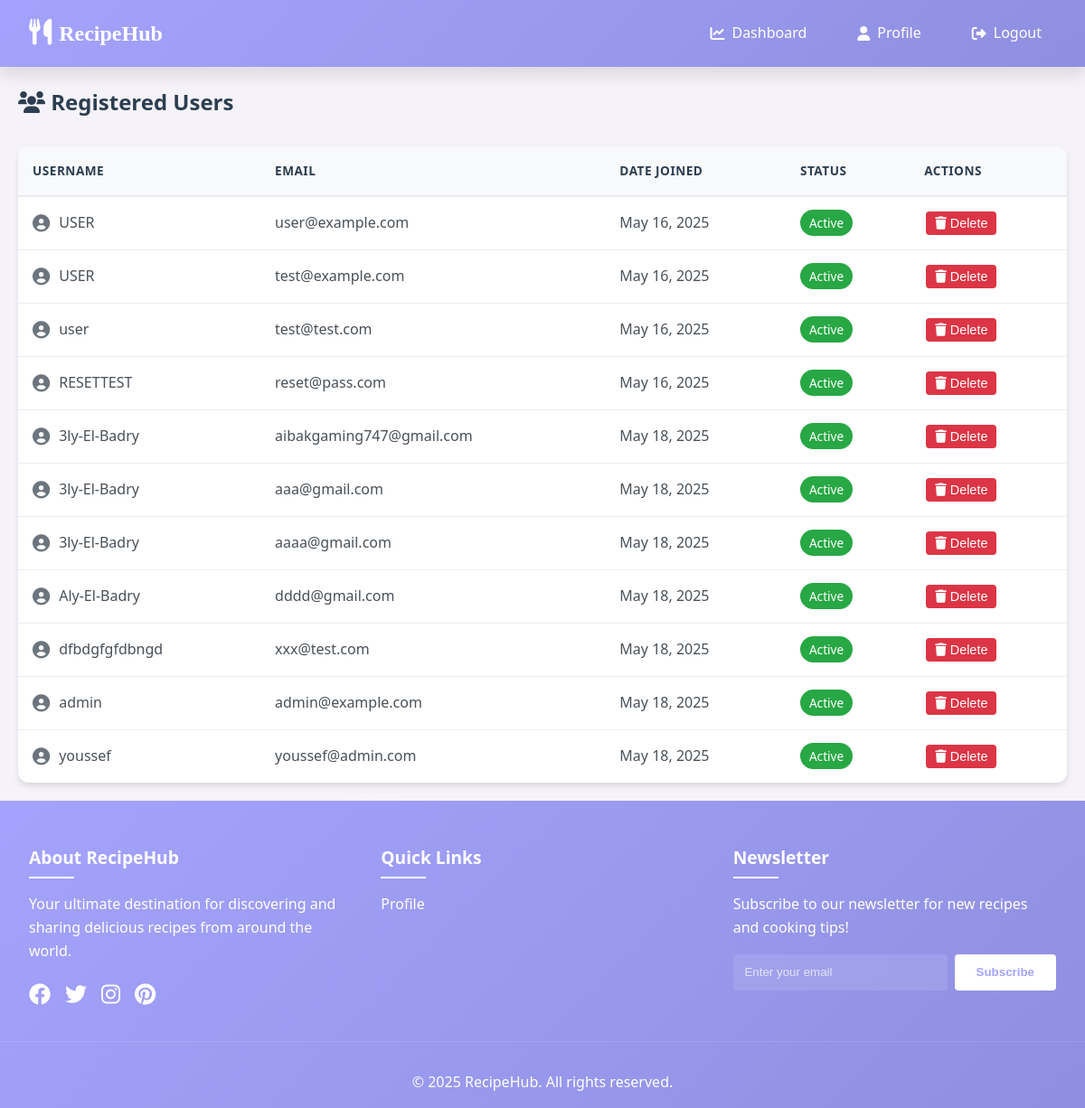
Page /users/ (signed in) on the earlier database version.
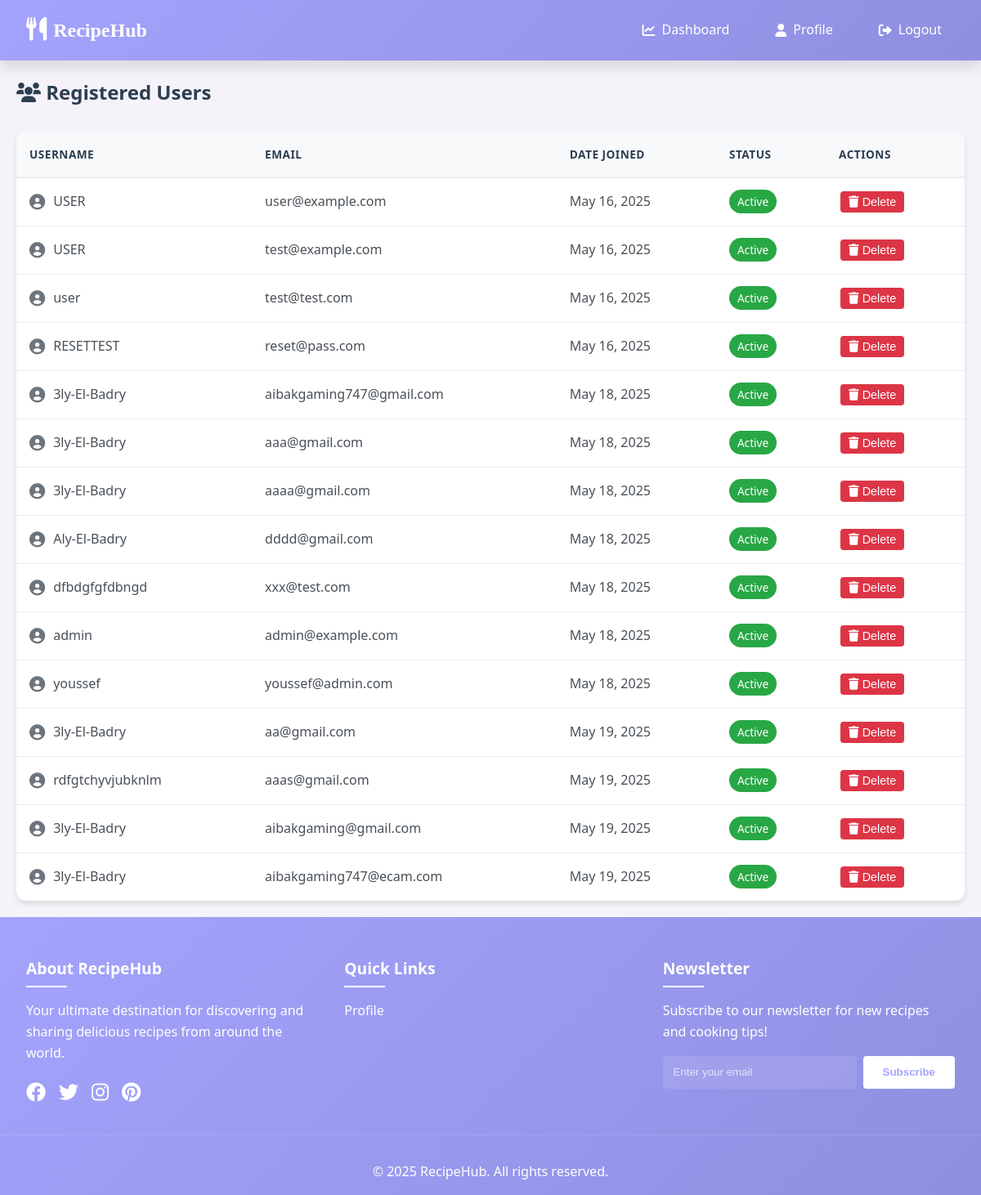
Same page on the later database version.
### authorization/models.py (models this page shows, shortened)
class User(AbstractUser):
    ACCOUNT_TYPE_CHOICES = [
        (0, 'User'),
        (-1, 'Admin'),
        (1, 'Admin'),
    ]
    first_name = models.CharField(max_length=20, blank=False)
    last_name = models.CharField(max_length=20, blank=False)
    username = models.CharField(max_length=22, blank=False, validators=[RegexValidator(regex=r'^[\w.@+-]+$', message="Username must be alphanumeric or contain @/./+/-/_.",),])
    email = models.EmailField(unique=True, max_length=254, blank=False)
    password = models.CharField(max_length=128, blank=False)
    birthDate = models.DateField(blank=False)
    account_type = models.IntegerField(choices=ACCOUNT_TYPE_CHOICES, blank=False, default=0)
    profile_image_url = models.URLField(max_length=500, blank=True, null=True)
    USERNAME_FIELD = 'email'
    REQUIRED_FIELDS = ['username']

### Interface/views.py (the view)
# urls.py: path('users/', views.users, name="users"),
def users(request):
    if request.user.is_authenticated:
        if request.user.account_type == 1:
            users = User.objects.all()
            return render(request, "admin/users.html",{"users" : users} )
        else:
            return render(request, "user/dashboard.html")
    else:
        return redirect('login')

### templates/admin/users.html (shortened to what this page needs)
{% extends 'base.html' %}
{% load static %}
{% block extra_css %}
<link rel="stylesheet" href="{% static 'admin_dashboard/css/users.css' %}">
<link rel="stylesheet" href="{% static 'components/css/navbar.css' %}">
{% endblock %}
{% block content %}
<div class="users-container">
    <div class="users-header">
        <h2><i class="fas fa-users"></i> Registered Users</h2>
    </div>
    <div class="activityCard">
        <table class="users-table">
            <thead>
                <tr>
                    <th>Username</th>
                    <th>Email</th>
                    <th>Date Joined</th>
                    <th>Status</th>
                    <th>Actions</th>
                </tr>
            </thead>
            <tbody>
                {% for user in users %}
                <tr>
                    <td>
                        <div style="display: flex; align-items: center; gap: 10px;">
                            <i class="fas fa-user-circle" style="font-size: 1.2em; color: #6c757d;"></i>
                            {{ user.username }}
                        </div>
                    </td>
                    <td>{{ user.email }}</td>
                    <td>{{ user.date_joined|date:"M d, Y" }}</td>
                    <td>
                        {% if user.account_type == 1 or user.account_type == 0 %}
                            <span class="status-badge status-active">Active</span>
                        {% else %}
                            <span class="status-badge status-pending">Pending</span>
                        {% endif %}
                    </td>
                    <td>
                        {% if user.account_type == 1 or user.account_type == 0 %}
                            <form method="POST" action="{% url 'delete_user' user.id %}" style="display: inline;">
                                <button type="submit" class="btn btn-danger" onclick="return confirm('Are you sure you want to delete this user?')">
                                    <i class="fas fa-trash"></i> Delete
                                </button>
                            </form>
                        {% endif %}
                    </td>
                </tr>
                {% endfor %}
            </tbody>
        </table>
    </div>
</div>
{% endblock %}

### templates/base.html (shortened to what this page needs)
<!DOCTYPE html>
{% load static %}
<html lang="en">
<head>
    <link rel="stylesheet" href="https://cdnjs.cloudflare.com/ajax/libs/font-awesome/6.0.0/css/all.min.css">
    <link rel="stylesheet" href="{% static 'css/base.css' %}">
    {% block extra_css %}{% endblock %}
</head>
<body>
    <nav class="navbar">
        <div class="nav-container">
            <a class="navbar-brand" href="{% url 'home' %}">
                <i class="fas fa-utensils"></i>
                <p style="font-family: 'Brush Script MT', 'Brush Script Std', cursive;">RecipeHub</p>
            </a>
            <div class="nav-menu">
                {% if user.is_authenticated %}
                    {% if user.account_type == 1 %}
                        <a href="{% url 'dashboard' %}" class="nav-link"><i class="fas fa-chart-line"></i> Dashboard</a>
                    {% endif %}
                    <a href="{% url 'profile' %}" class="nav-link"><i class="fas fa-user"></i> Profile</a>
                    <a href="{% url 'logout' %}" class="nav-link"><i class="fas fa-sign-out-alt"></i> Logout</a>
                {% else %}
                    <a href="{% url 'login' %}" class="nav-link"><i class="fas fa-sign-in-alt"></i> Login</a>
                    <a href="{% url 'signup' %}" class="nav-link"><i class="fas fa-user-plus"></i> Register</a>
                {% endif %}
            </div>
        </div>
    </nav>
    <main>
        {% block content %}{% endblock %}
    </main>
    <footer class="footer">
        <div class="footer-content">
            <div class="footer-section">
                <h5>About RecipeHub</h5>
                <p>Your ultimate destination for discovering and sharing delicious recipes from around the world.</p>
                <div class="social-links">
                    <a href="#"><i class="fab fa-facebook"></i></a>
                    <a href="#"><i class="fab fa-twitter"></i></a>
                    <a href="#"><i class="fab fa-instagram"></i></a>
                    <a href="#"><i class="fab fa-pinterest"></i></a>
                </div>
            </div>
            <div class="footer-section">
                <h5>Quick Links</h5>
                <ul class="footer-links">
                    {% if user.is_authenticated %}
                        <li><a href="{% url 'profile' %}">Profile</a></li>
                    {% else %}
                        <li><a href="{% url 'login' %}">Login</a></li>
                    {% endif %}
                </ul>
            </div>
            <div class="footer-section">
                <h5>Newsletter</h5>
                <p>Subscribe to our newsletter for new recipes and cooking tips!</p>
                <div class="newsletter-form">
                    <input type="email" placeholder="Enter your email">
                    <button class="btn-primary">Subscribe</button>
                </div>
            </div>
        </div>
        <div class="footer-bottom">
            <p>&copy; {% now "Y" %} RecipeHub. All rights reserved.</p>
        </div>
    </footer>
</body>
</html>

### static/css/base.css (style rules this page uses)
:root { --primary-color: #a3a3fd; --secondary-color: #f5f2f9; --accent-color: #8f8fe0; --text-dark: #2d3436; --text-light: #636e72; --white: #ffffff; --shadow-sm: 0 2px 4px rgba(0,0,0,0.1); --shadow-md: 0 4px 6px rgba(0,0,0,0.1); --shadow-lg: 0 10px 15px rgba(0,0,0,0.1); --transition-fast: 0.2s ease; --transition-normal: 0.3s ease; --transition-slow: 0.5s ease; --gradient-primary: linear-gradient(135deg, #a3a3fd 0%, #8f8fe0 100%); --gradient-secondary: linear-gradient(135deg, #f5f2f9 0%, #e6e3f0 100%); --gradient-accent: linear-gradient(135deg, #8f8fe0 0%, #7a7ac7 100%); }
* { margin: 0; padding: 0; box-sizing: border-box; }
body { font-family: 'Segoe UI', Tahoma, Geneva, Verdana, sans-serif; background-color: var(--secondary-color); min-height: 100vh; display: flex; flex-direction: column; color: var(--text-dark); line-height: 1.6; }
.navbar { background: var(--gradient-primary); padding: 1rem; box-shadow: var(--shadow-lg); position: sticky; top: 0; width: 100%; z-index: 1000; }
.nav-container { width: 100%; margin: 0 auto; display: flex; justify-content: space-between; align-items: center; padding: 0 3rem; }
.navbar-brand { color: var(--white); font-size: 1.5rem; font-weight: bold; text-decoration: none; display: flex; align-items: center; gap: 0.5rem; transition: var(--transition-fast); flex:5; }
.navbar-brand i { font-size: 1.8rem; }
.nav-menu { display: flex; gap: 1.5rem; align-items: center; flex:1; }
.nav-link { color: var(--white); text-decoration: none; padding: 0.5rem 1rem; border-radius: 4px; transition: var(--transition-fast); display: flex; align-items: center; gap: 0.5rem; }
.footer { background: var(--gradient-primary); color: var(--white); padding: 3rem 0 1rem; margin-top: auto; }
.footer-content { max-width: 1200px; margin: 0 auto; display: grid; grid-template-columns: repeat(auto-fit, minmax(250px, 1fr)); gap: 2rem; padding: 0 2rem; }
.footer-section h5 { font-size: 1.2rem; margin-bottom: 1rem; position: relative; padding-bottom: 0.5rem; }
.footer-section h5::after { content: ''; position: absolute; left: 0; bottom: 0; width: 50px; height: 2px; background-color: var(--white); }
.footer-links { list-style: none; }
.footer-links li { margin-bottom: 0.5rem; }
.footer-links a { color: var(--white); text-decoration: none; transition: var(--transition-fast); }
.social-links { display: flex; gap: 1rem; margin-top: 1rem; }
.social-links a { color: var(--white); font-size: 1.5rem; transition: var(--transition-fast); }
.newsletter-form { display: flex; gap: 0.5rem; margin-top: 1rem; }
.newsletter-form input { flex: 1; padding: 0.8rem; border: none; border-radius: 4px; background-color: rgba(255, 255, 255, 0.1); color: var(--white); }
.newsletter-form input::placeholder { color: rgba(255, 255, 255, 0.7); }
.btn-primary { padding: 0.8rem 1.5rem; border: none; border-radius: 4px; background-color: var(--white); color: var(--primary-color); font-weight: bold; cursor: pointer; transition: var(--transition-normal); }
.footer-bottom { text-align: center; padding-top: 2rem; margin-top: 2rem; border-top: 1px solid rgba(255, 255, 255, 0.1); }

### static/admin_dashboard/css/users.css (style rules this page uses)
.users-container { padding: 20px; max-width: 1200px; margin: 0 auto; }
.users-header { display: flex; justify-content: space-between; align-items: center; margin-bottom: 30px; }
.users-header h2 { font-size: 24px; color: #2c3e50; margin: 0; }
.users-table { width: 100%; border-collapse: separate; border-spacing: 0; background: white; border-radius: 12px; overflow: hidden; box-shadow: 0 4px 6px rgba(0, 0, 0, 0.1); margin-top: 20px; }
.users-table th { background-color: #f8f9fa; color: #2c3e50; font-weight: 600; text-transform: uppercase; font-size: 0.85em; letter-spacing: 0.5px; padding: 16px; text-align: left; border-bottom: 2px solid #e9ecef; }
.users-table td { padding: 16px; border-bottom: 1px solid #e9ecef; color: #495057; transition: background-color 0.2s ease; vertical-align: middle; }
.users-table tr:last-child td { border-bottom: none; }
.status-badge { padding: 5px 10px; border-radius: 15px; font-size: 0.85em; font-weight: 500; }
.status-active { background-color: #28a745; color: white; }
.btn { padding: 5px 10px; border: none; border-radius: 4px; cursor: pointer; font-size: 0.9em; margin: 0 2px; }
.btn-danger { background-color: #dc3545; color: white; }
.users-table tbody tr { animation: fadeIn 0.3s ease-out forwards; }
.users-table form { margin: 0; }

Differences in the rows shown:
added User: username "3ly-El-Badry", email "aa@gmail.com", date_joined "May 19, 2025", account_type "Active"
added User: username "rdfgtchyvjubknlm", email "aaas@gmail.com", date_joined "May 19, 2025", account_type "Active"
added User: username "3ly-El-Badry", email "aibakgaming@gmail.com", date_joined "May 19, 2025", account_type "Active"
added User: username "3ly-El-Badry", email "aibakgaming747@ecam.com", date_joined "May 19, 2025", account_type "Active"
